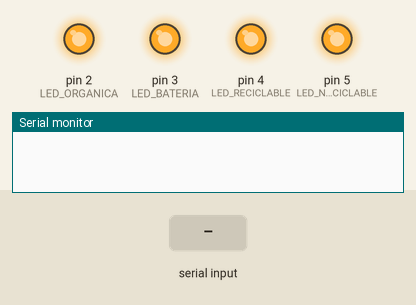
Recording of a sketch running on a simulated Arduino Uno, built with avr-gcc and run on an emulated ATmega328P. Parts: output pins drawn as LEDs (lit = HIGH), the last lines printed to the serial monitor. The inputs (shaded band) are chosen by the test bench.

Above: at 0.01 s.
At 1.8 s:
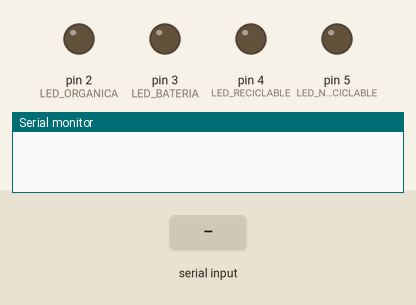
1.9 s: "O" received over Serial
At 2.4 s:
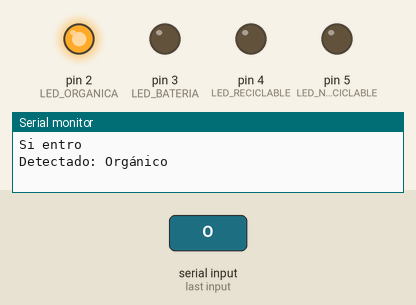
Timing chart, 0 to 8.4 s (numbered marks = the images above; inputs shaded):
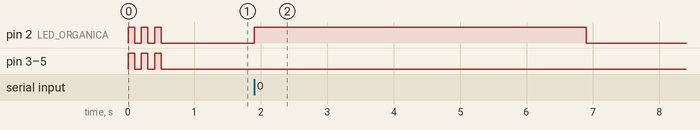

The sketch:

main.ino
```cpp
/*
  Indicador de Clasificación de Basura
  Sistema de LEDs para indicar la categoría de basura detectada por la cámara.

  Categorías:
    O - Orgánica
    B - Batería
    R - Reciclable
    N - No Reciclable
*/

// Definición de pines
const int LED_ORGANICA = 2;
const int LED_BATERIA = 3;
const int LED_RECICLABLE = 4;
const int LED_NO_RECICLABLE = 5;

// Array de LEDs para facilitar operaciones
const int NUM_LEDS = 4;
const int LEDS[NUM_LEDS] = {
  LED_ORGANICA,
  LED_BATERIA,
  LED_RECICLABLE,
  LED_NO_RECICLABLE
};

// Constantes de tiempo
const unsigned long TIEMPO_ENCENDIDO = 5000;    // 5 segundos para visualización
const unsigned long TIEMPO_MINIMO = 1000;       // 1 segundo mínimo
const unsigned long TIEMPO_MAXIMO = 10000;      // 10 segundos máximo

// Variables de control de tiempo
unsigned long tiempoUltimoLED = 0;
bool ledEncendido = false;
int categoriaActual = -1;

void setup() {
  // Inicializar todos los pines LED
  for (int i = 0; i < NUM_LEDS; i++) {
    pinMode(LEDS[i], OUTPUT);
  }
  Serial.begin(9600);
  // Parpadeo inicial para confirmar que el sistema está listo
  parpadeoInicial();
}

void loop() {
  unsigned long tiempoActual = millis();
  if (ledEncendido && (tiempoActual - tiempoUltimoLED >= TIEMPO_ENCENDIDO)) {
    apagarTodosLEDs();
    ledEncendido = false;
    delay(500);
    limpiarBufferSerial();
    return;
  } else if (ledEncendido) {
    return;
  }
  // Solo procesar nuevas entradas si no hay un LED encendido
  if (Serial.available() > 0) {
    Serial.println("Si entro");
    char categoria = Serial.read();
    if (categoria == 'O' || categoria == 'B' || categoria == 'R' || categoria == 'N') {
      actualizarLEDs(categoria);
      ledEncendido = true;
      tiempoUltimoLED = tiempoActual;
      limpiarBufferSerial();  // Limpia cualquier entrada adicional
    }// else {
    //   secuenciaError();
    // }
  }

}

void actualizarLEDs(char categoria) {
  apagarTodosLEDs();

  switch (categoria) {
    case 'O':
      digitalWrite(LED_ORGANICA, HIGH);
      Serial.println("Detectado: Orgánico");
      break;
    case 'B':
      digitalWrite(LED_BATERIA, HIGH);
      Serial.println("Detectado: Batería");
      break;
    case 'R':
      digitalWrite(LED_RECICLABLE, HIGH);
      Serial.println("Detectado: Reciclable");
      break;
    case 'N':
      digitalWrite(LED_NO_RECICLABLE, HIGH);
      Serial.println("Detectado: No Reciclable");
      break;
  }
}

void apagarTodosLEDs() {
  for (int i = 0; i < NUM_LEDS; i++) {
    digitalWrite(LEDS[i], LOW);
  }
}

void parpadeoInicial() {
  for (int i = 0; i < 3; i++) {
    for (int j = 0; j < NUM_LEDS; j++) {
      digitalWrite(LEDS[j], HIGH);
    }
    delay(100);
    apagarTodosLEDs();
    delay(100);
  }
}

void secuenciaError() {
  // Parpadeo rápido de todos los LEDs para indicar error
  for (int i = 0; i < 5; i++) {
    for (int j = 0; j < NUM_LEDS; j++) {
      digitalWrite(LEDS[j], HIGH);
    }
    delay(100);
    apagarTodosLEDs();
    delay(100);
  }
}

void limpiarBufferSerial() {
  while (Serial.available() > 0) {
    Serial.read();
  }
}
```

Measured:
- after the input at 1.9 s, pin 2 (LED_ORGANICA): LOW → HIGH at once, → LOW 5.0 s later
